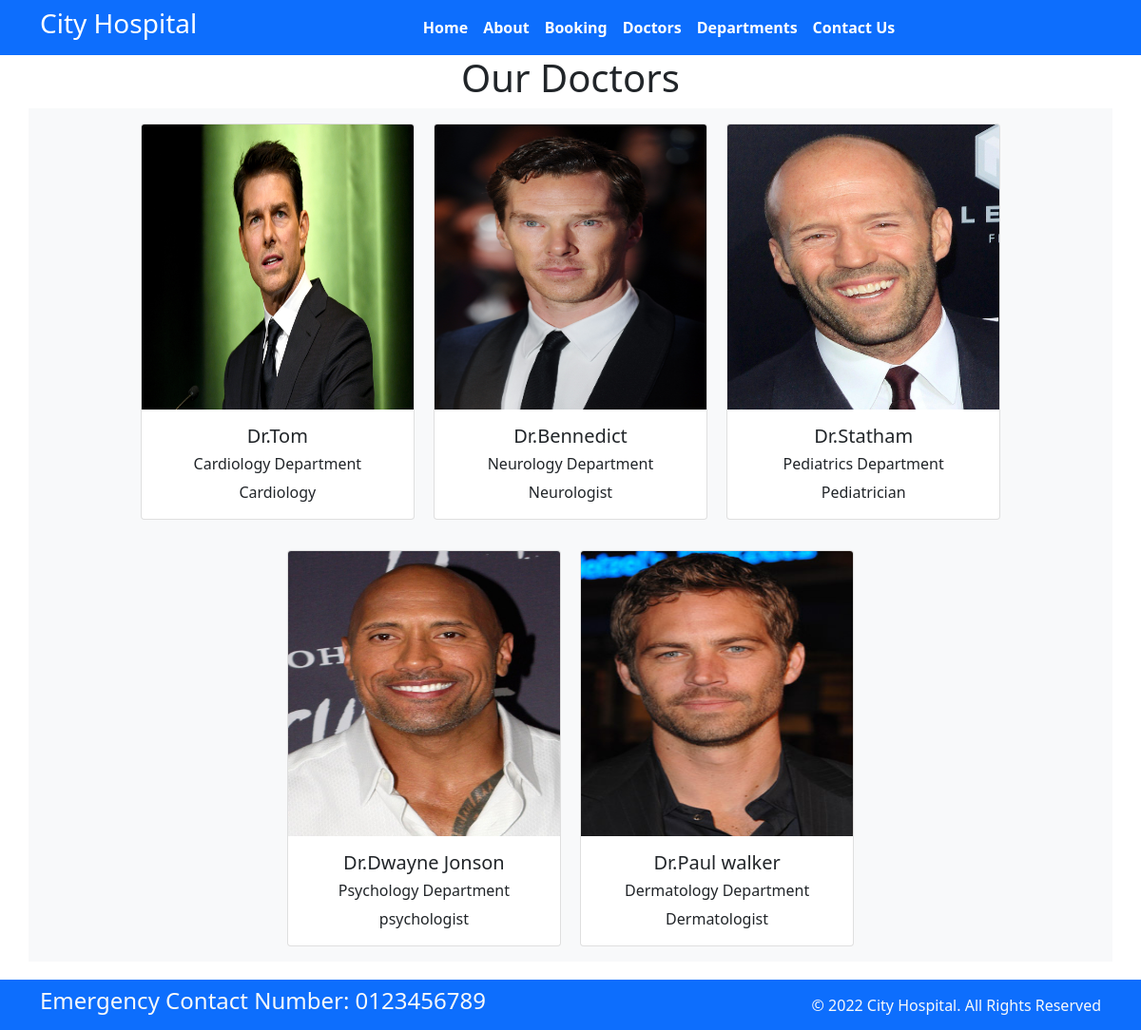
The app's page /doctors/ with its own data.
### home/models.py (models this page shows, shortened)
class Doctors(models.Model):
    doc_name=models.CharField(max_length=255)
    doc_spec=models.CharField(max_length=255)
    dep_name=models.ForeignKey(Departments, on_delete=models.CASCADE)
    doc_image=models.ImageField(upload_to='doctors')

class Departments(models.Model):
    dep_name=models.CharField(max_length=100)
    dep_description=models.TextField()
    def __str__(self):
         return self.dep_name

### home/views.py (the view)
# urls.py: path('doctors/',views.doctors,name="doctors"),
def doctors(request):
    dict_docs={
        'doctors':Doctors.objects.all
    }
    return render(request,"doctors.html",dict_docs)

### templates/doctors.html (shortened to what this page needs)
{% extends 'base.html' %}
{% block content %}
<h1 class="text-center">Our Doctors</h1>
<div class="container text-center bg-light">
    <div class="row">
      <div class="col-md">
        {% for d in doctors  %}
           <div class="card mx-2 my-3 text-center" style="width: 18rem; display:inline-block;">
             <img src="{{ d.doc_image.url }}" class="card-img-top" alt="..." style=" height: 300px;">
             <div class="card-body">
               <h5 class="card-title">Dr.{{ d.doc_name }}</h5>
               <h6>{{ d.dep_name }} Department</h6>
               <p class="card-text">{{ d.doc_spec}}</p>
             </div>
           </div>
        {% endfor %}
      </div>
    </div>
</div><br><br><br>
{% endblock content %}

### templates/base.html (shortened to what this page needs)
{% load static %}
<!DOCTYPE html>
<html>
  <head>
    <link rel="stylesheet"
      href=" https://cdn.jsdelivr.net/npm/bootstrap@5.1.3/dist/css/bootstrap.min.css ">
    <link rel="stylesheet"
      href="https://use.fontawesome.com/releases/v5.2.0/css/all.css">
      <link rel="stylesheet" href="{% static 'css/style.css'%}">
  </head>
  <body>
    <nav class="navbar bg-primary navbar-expand-md ">
      <div class="container">
        <div class="col-2 text-left pl-md-0">
          <h3 class="text-white"> City Hospital </h3>
        </div>
        <div
          class="collapse navbar-collapse justify-content-center col-md-8 navbar-collapse-3">
          <ul class="navbar-nav justify-content-center  fw-bold">
            <li class="nav-item active">
              <a class="nav-link text-white" href="{% url 'home' %}">Home </a>
            </li>
            <li class="nav-item">
              <a class="nav-link text-white" href="{% url 'about' %}">About</a>
            </li>
            <li class="nav-item">
              <a class="nav-link text-white" href="{% url 'booking' %}">Booking</a>
            </li>
            <li class="nav-item">
              <a class="nav-link text-white" href="{% url 'doctors' %}">Doctors</a>
            </li>
			 <li class="nav-item">
              <a class="nav-link text-white" href="{% url 'department' %}">Departments</a>
            </li>
            <li class="nav-item">
              <a class="nav-link text-white" href="{% url 'contact' %}">Contact Us</a>
            </li>
          </ul>
        </div>
      </div>
    </nav>
    {% block content %}
    {% endblock content %}
    <section class="fixed-bottom">
      <footer class="pt-2 pb-2  bg-primary text-light">
        <div class="container">
          <div class="row align-items-center">
            <div class="col-12 col-md-8">
              <h4>Emergency Contact Number: 0123456789</h4>
            </div>
            <div class="col-12 col-md-4 mt-4 mt-md-0 text-center text-md-end">
              © 2022 City Hospital. All Rights Reserved
            </div>
          </div>
        </div>
      </footer>
    </section>
  </body>
</html>

### records on screen
Doctors: doc_image (picture), doc_name "Tom", dep_name "Cardiology", doc_spec "Cardiology"
Doctors: doc_image (picture), doc_name "Bennedict", dep_name "Neurology", doc_spec "Neurologist"
Doctors: doc_image (picture), doc_name "Statham", dep_name "Pediatrics", doc_spec "Pediatrician"
Doctors: doc_image (picture), doc_name "Dwayne Jonson", dep_name "Psychology", doc_spec "psychologist"
Doctors: doc_image (picture), doc_name "Paul walker", dep_name "Dermatology", doc_spec "Dermatologist"
